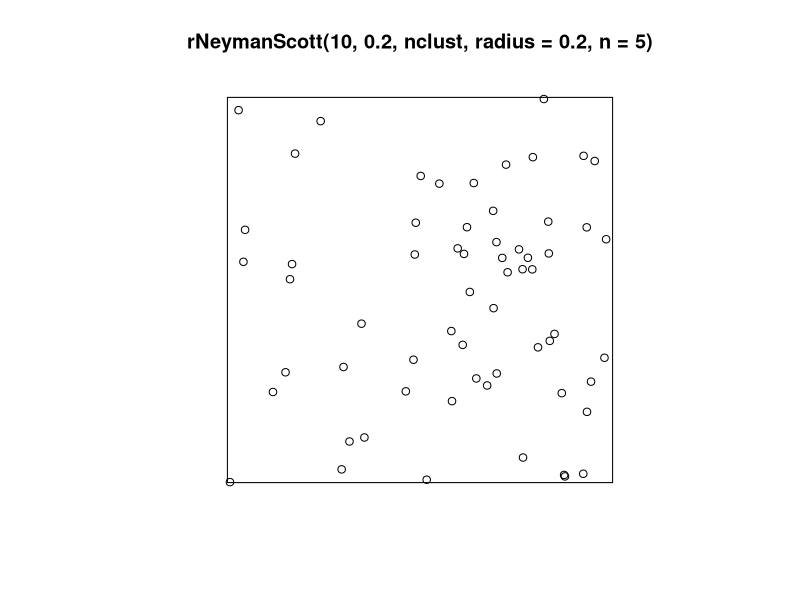
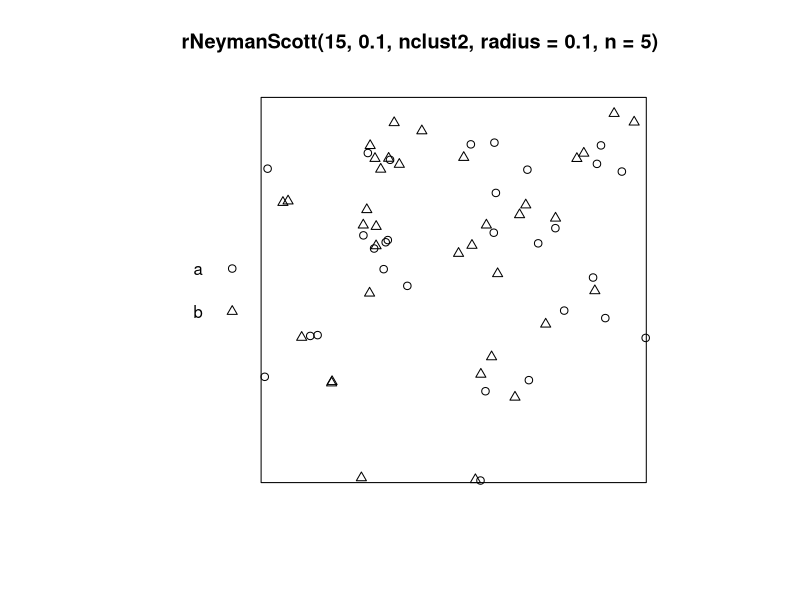

The R source for these figures, in order:
library(spatstat)


### Name: rNeymanScott
### Title: Simulate Neyman-Scott Process
### Aliases: rNeymanScott
### Keywords: spatial datagen

### ** Examples

  # each cluster consist of 10 points in a disc of radius 0.2
  nclust <- function(x0, y0, radius, n) {
              return(runifdisc(n, radius, centre=c(x0, y0)))
            }
  plot(rNeymanScott(10, 0.2, nclust, radius=0.2, n=5))

  # multitype Neyman-Scott process (each cluster is a multitype process)
  nclust2 <- function(x0, y0, radius, n, types=c("a", "b")) {
     X <- runifdisc(n, radius, centre=c(x0, y0))
     M <- sample(types, n, replace=TRUE)
     marks(X) <- M
     return(X)
  }
  plot(rNeymanScott(15,0.1,nclust2, radius=0.1, n=5))
